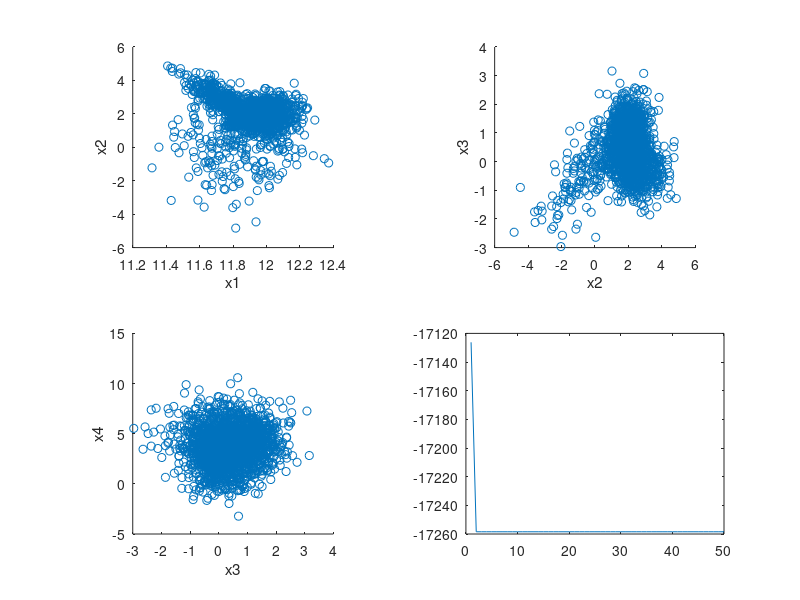

The MATLAB source for this figure:
%A4E3_1
X = load('a011_mixdata.txt', '-ASCII');
%%
subplot(2,2,1)
scatter(X(:,1), X(:,2))
xlabel('x1')
ylabel('x2')
axis square

subplot(2,2,2)
scatter(X(:,2), X(:,3))
xlabel('x2')
ylabel('x3')
axis square

subplot(2,2,3)
scatter(X(:,3), X(:,4))
xlabel('x3')
ylabel('x4')
axis square

subplot(2,2,4)
scatter(X(:,1), X(:,4))
xlabel('x1')
ylabel('x4')
axis square
%%
%A4E3_2
clc
clearvars -except X
N = length(X); % number of samples
K = 2; % number of classes
PI = 1/K * ones(1,K); % a priori equal mixing coefficiens
% Initialize the means μk to random values around the sample mean of each variable
MU = zeros(K, 4);
SIGMA = repmat(eye(4),1,1,K);
for j=1:K
    MU(j, :) = [mean(X(:,1)) + rand, mean(X(:,2)) + rand, mean(X(:,3)) + rand, mean(X(:,4)) + rand];
    SIGMA(:, :, j) = eye(4).*(4*rand(4)+2);
end

% 1. evaluate the initial value of the log likelihood - Bishop eq(9.28)
total_log_likelihood = 0;
for i=1:N
    likelihood = 0;
    for j=1:K
        likelihood_i = PI(j) * mvnpdf(X(i,:), MU(j,:), SIGMA(:, :, j));
        likelihood = likelihood + likelihood_i;
    end
    total_log_likelihood = total_log_likelihood + log(likelihood);
end
total_log_likelihood


%%
iterations = 50;
store_log_likelihoods = zeros(1, iterations);
GAMMA = zeros(N, K); % responsibilities

for step=1:iterations
    step
    % 2. Evaluate the responsibilities using the current parameter values -
    % Bishop eq(9.23)
    
    for j=1:K
        p_x = PI(j)*mvnpdf(X, MU(j, :), SIGMA(:, :, j));% top in 9.23
        total_p_x = 0;
        % bot in 9.23
        for l=1:K
            p_x = PI(l)*mvnpdf(X, MU(l, :), SIGMA(:, :, l));
            total_p_x = total_p_x + p_x;
        end
        GAMMA(:,j) = p_x ./ total_p_x;
    end


    % 3. Re-estimate the parameters using current responsibilities
    % Bishop eqs(9.24 - 9.27)
    for j=1:K
        N_k = sum(GAMMA(:,j));
        for i=1:N
            mu_new_all =  sum(GAMMA(i,j).*X(i,:));
        end
        MU(j) = 1/N_k * mu_new_all;
        sigma_new_all = zeros(4, 4);
        for i=1:N
           sigma_new = GAMMA(i,j).*( (X(i,:)-MU(j, :))' * (X(i,:)-MU(j, :)) ) ;
           sigma_new_all = sigma_new_all + sigma_new;
        end
        SIGMA(:, :, j) = 1/N_k * sigma_new_all;
        PI(j) = N_k/N;
    end
 
    % 4. Evaluate log likelihood
    total_log_likelihood = 0;
    for i=1:N
        likelihood = 0;
        for j=1:K
            likelihood_i = PI(j) * mvnpdf(X(i,:), MU(j,:), SIGMA(:, :, j));
            likelihood = likelihood + likelihood_i;
        end
        total_log_likelihood = total_log_likelihood + log(likelihood);
    end
%     total_log_likelihood
    store_log_likelihoods(step) = total_log_likelihood;
end

plot(store_log_likelihoods)